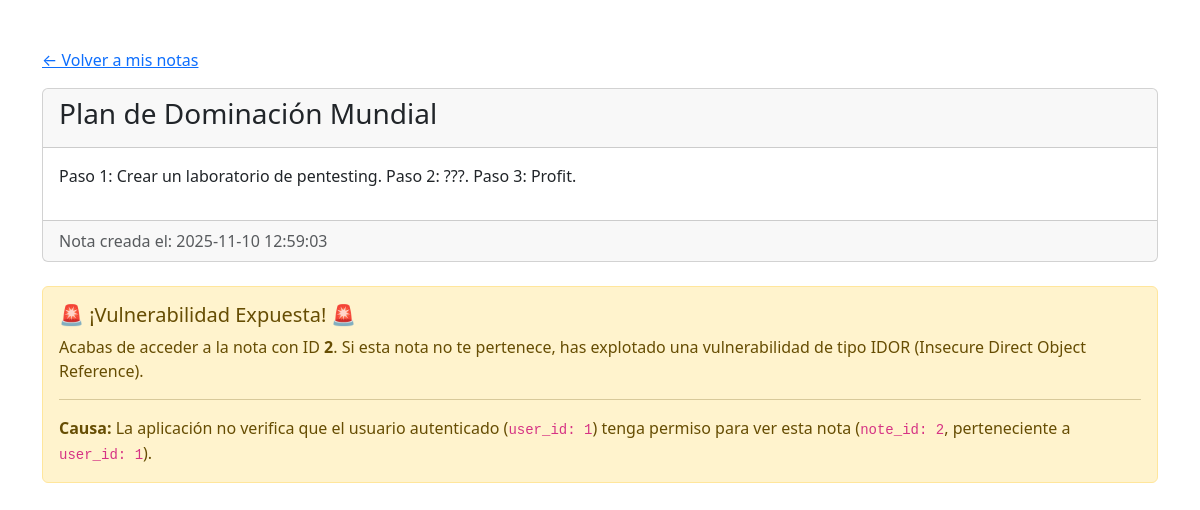
Screenshot of /a01_broken_access_control/view_note.php?note_id=2 (signed in) with the database file from the repository.
### tables this page shows
CREATE TABLE IF NOT EXISTS notes (
    id INT AUTO_INCREMENT PRIMARY KEY,
    user_id INT NOT NULL,
    title VARCHAR(100) NOT NULL,
    content TEXT,
    created_at TIMESTAMP DEFAULT CURRENT_TIMESTAMP,
    FOREIGN KEY (user_id) REFERENCES users(id)
) DEFAULT;

### src/a01_broken_access_control/view_note.php (the view, shortened to what this page needs)
<?php
require_once '../config/db.php';
$note_id = $_GET['note_id'] ?? 0;
$stmt = $pdo->prepare("SELECT * FROM notes WHERE id = ?");
$stmt->execute([$note_id]);
$note = $stmt->fetch(PDO::FETCH_ASSOC);
?>
<!DOCTYPE html>
<html lang="es">
<head>
    <link href="https://cdn.jsdelivr.net/npm/bootstrap@5.3.3/dist/css/bootstrap.min.css" rel="stylesheet">
</head>
<body>
    <div class="container mt-5">
        <a href="index.php">← Volver a mis notas</a>
        <?php if ($note): ?>
            <div class="card mt-3">
                <div class="card-header">
                    <h3><?php echo htmlspecialchars($note['title']); ?></h3>
                </div>
                <div class="card-body">
                    <p><?php echo nl2br(htmlspecialchars($note['content'])); ?></p>
                </div>
                <div class="card-footer text-muted">
                    Nota creada el: <?php echo $note['created_at']; ?>
                </div>
            </div>
            <div class="alert alert-warning mt-4">
                <h5 class="alert-heading">🚨 ¡Vulnerabilidad Expuesta! 🚨</h5>
                <p>Acabas de acceder a la nota con ID <strong><?php echo $note['id']; ?></strong>. Si esta nota no te pertenece, has explotado una vulnerabilidad de tipo IDOR (Insecure Direct Object Reference).</p>
                <hr>
                <p class="mb-0"><strong>Causa:</strong> La aplicación no verifica que el usuario autenticado (<code>user_id: <?php echo $_SESSION['user_id']; ?></code>) tenga permiso para ver esta nota (<code>note_id: <?php echo $note['id']; ?></code>, perteneciente a <code>user_id: <?php echo $note['user_id']; ?></code>).</p>
            </div>
        <?php else: ?>
            <div class="alert alert-danger mt-3">
                Nota no encontrada o no tienes permiso para verla.
            </div>
        <?php endif; ?>
    </div>
</body>
</html>

### rows the page displays
notes: title "Plan de Dominación Mundial", content "Paso 1: Crear un laboratorio de pentesting. Paso 2: ???. Paso 3: Profit.", created_at "2025-11-10 12:59:03", id "2", user "1"

### other values shown
$_SESSION['user_id'] "1"
